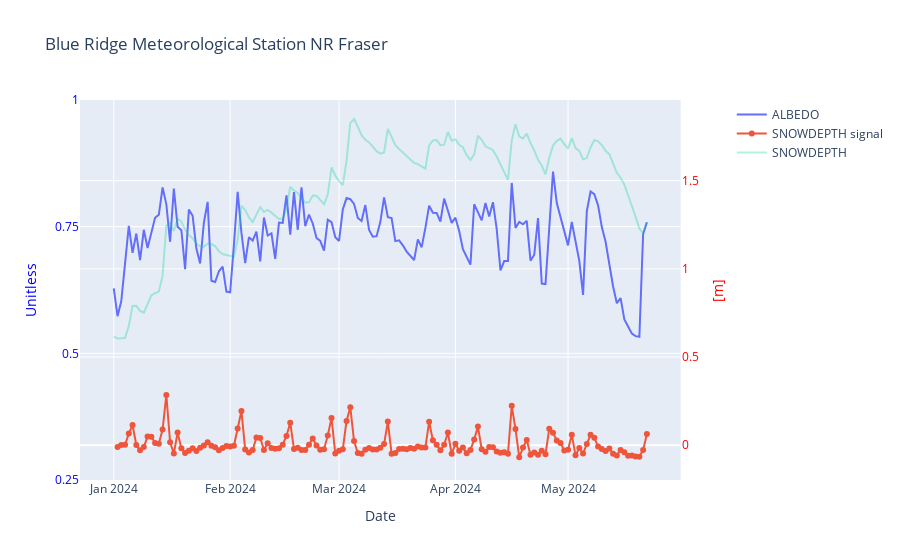

Notebook cell for this chart:
### Code cell
# Create figure with secondary y-axis
fig = make_subplots(specs=[[{"secondary_y": True}]])

# Add traces
fig.add_trace(
    go.Scatter(x=df_rad.index, y=df_rad[albedo_var], name=albedo_var),
    secondary_y=False,
)

fig.add_trace(
    go.Scatter(
        x=df_rad.index, y=df_rad[depth.name].diff(), name=f"{depth.name} signal", mode="lines+markers"
    ), secondary_y=True, 
)

fig.add_trace(
    go.Scatter(
        x=df_rad.index, y=df_rad[depth.name], name=f"{depth.name}", opacity=0.3,
    ), secondary_y=True, 
)

fig.update_layout(
    # template='plotly_dark',
    title=f'{pt.name}',
    xaxis=dict(title='Date'),
    yaxis=dict(
        title=f'Unitless',
        titlefont=dict(color='blue'),
        tickfont=dict(color='blue'),
        tickvals=[.25, .5, .75, 1.0],
        range=[.25, 1]
    ),
    yaxis2=dict(
        title=f'[m]',
        titlefont=dict(color='red'),
        tickfont=dict(color='red'), overlaying='y', side='right'
    )
)

# Show the plot
fig.show()

### Figure 1 — Plotly figure (JSON) as saved in the notebook; plotly's stock layout.template omitted (floating-point values rounded to 4 significant figures; data arrays with more than 128 entries replaced by an {"elided": "..."} marker saying what was removed)
{"data": [{"name": "ALBEDO", "type": "scatter", "x": {"elided": "143 str values"}, "xaxis": "x", "y": {"elided": "143 float values"}, "yaxis": "y"}, {"mode": "lines+markers", "name": "SNOWDEPTH signal", "type": "scatter", "x": {"elided": "143 str values"}, "xaxis": "x", "y": {"elided": "143 float values"}, "yaxis": "y2"}, {"name": "SNOWDEPTH", "opacity": 0.3, "type": "scatter", "x": {"elided": "143 str values"}, "xaxis": "x", "y": {"elided": "143 float values"}, "yaxis": "y2"}], "layout": {"autosize": true, "title": {"text": "Blue Ridge Meteorological Station NR Fraser"}, "xaxis": {"anchor": "y", "autorange": true, "domain": [0, 0.94], "range": ["2023-12-23 06:06:01.3296", "2024-05-30 17:53:58.6704"], "title": {"text": "Date"}, "type": "date"}, "yaxis": {"anchor": "x", "domain": [0, 1], "range": [0.25, 1], "tickfont": {"color": "blue"}, "tickvals": [0.25, 0.5, 0.75, 1], "title": {"font": {"color": "blue"}, "text": "Unitless"}, "type": "linear"}, "yaxis2": {"anchor": "x", "autorange": true, "overlaying": "y", "range": [-0.2229, 1.959], "side": "right", "tickfont": {"color": "red"}, "title": {"font": {"color": "red"}, "text": "[m]"}, "type": "linear"}}}
